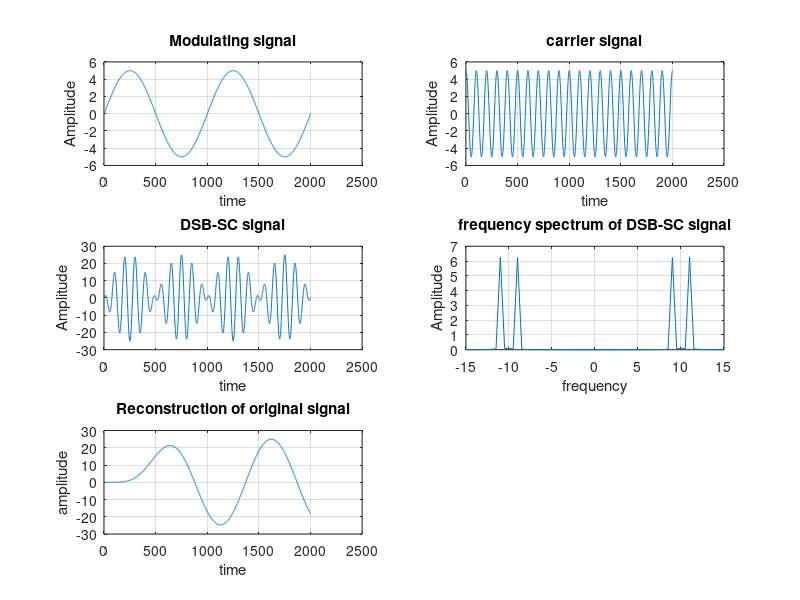

The MATLAB source for this figure:
close all;

Am= 5;
Ac= 5;
t= 0:0.001:2;
fm= 1;
fc= 10;
fs= 100*fc;

x= Am*sin(2*pi*fm*t);
y= Ac*cos(2*pi*fc*t);
z= x.*y;

subplot(3,2,1);
plot(x);
xlabel("time");
ylabel("Amplitude");
title("Modulating signal");
grid on;

subplot(3,2,2);
plot(y);
xlabel("time");
ylabel("Amplitude");
title("carrier signal");
grid on;

subplot(3,2,3);
plot(z);
xlabel("time");
ylabel("Amplitude");
title("DSB-SC signal");
grid on;

ld= length(z);
f = linspace(-fs/2, fs/2,ld);
DSB_SC= fftshift(fft(z,ld)/ld);

subplot(3,2,4);
plot(f, abs(DSB_SC));
xlim([-15,15]);
xlabel("frequency");
ylabel("Amplitude");
title("frequency spectrum of DSB-SC signal");
grid on;

bm= 2*z.*y;
bm1= bm/Ac;

nf= fm/fs;
[num,den]= butter(5,3*nf);
reconstructed= filter(num,den,bm1);

subplot(3,2,5);
plot(reconstructed);
xlabel("time");
ylabel("amplitude");
title("Reconstruction of original signal");
grid on;